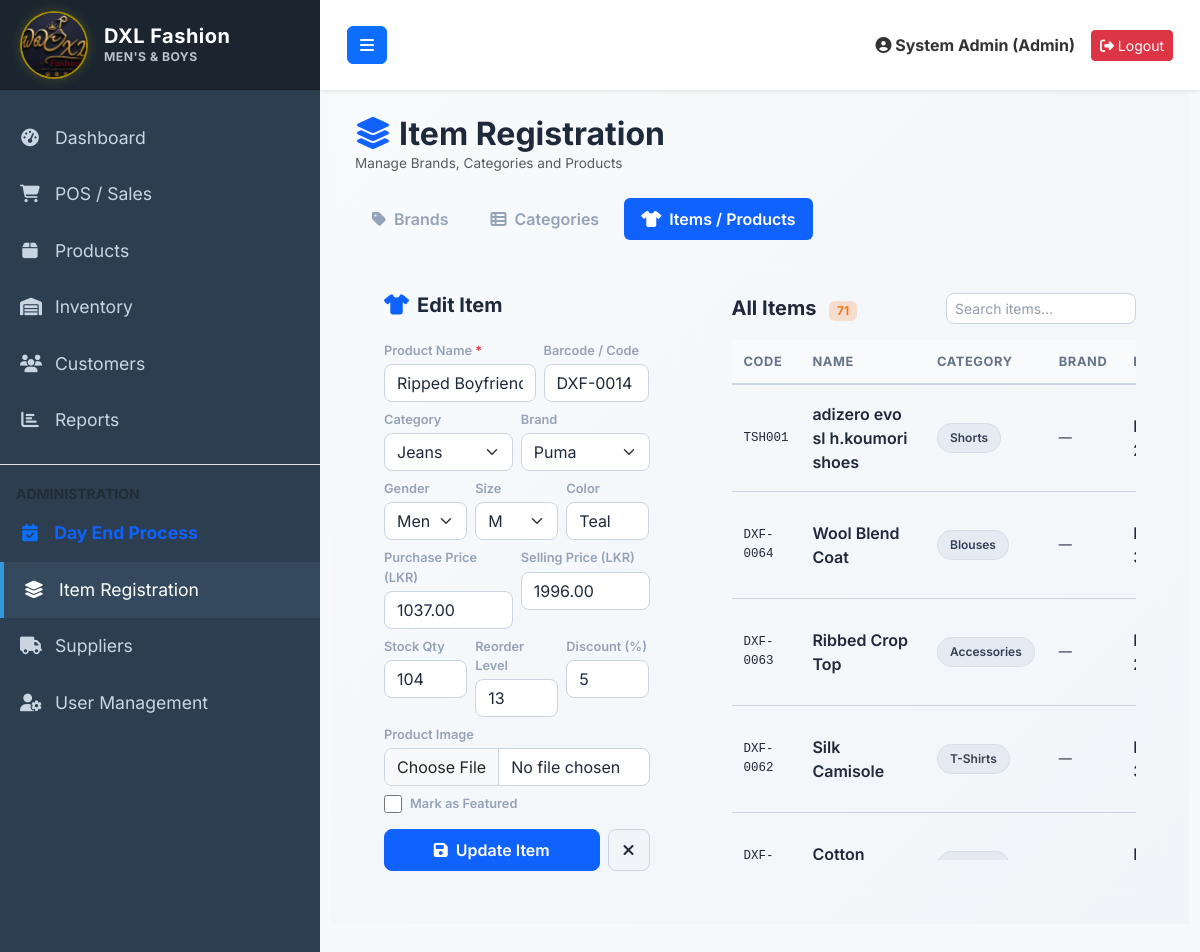
The app's page /item_registration.php?tab=items&edit_item=23 (signed in), older data.
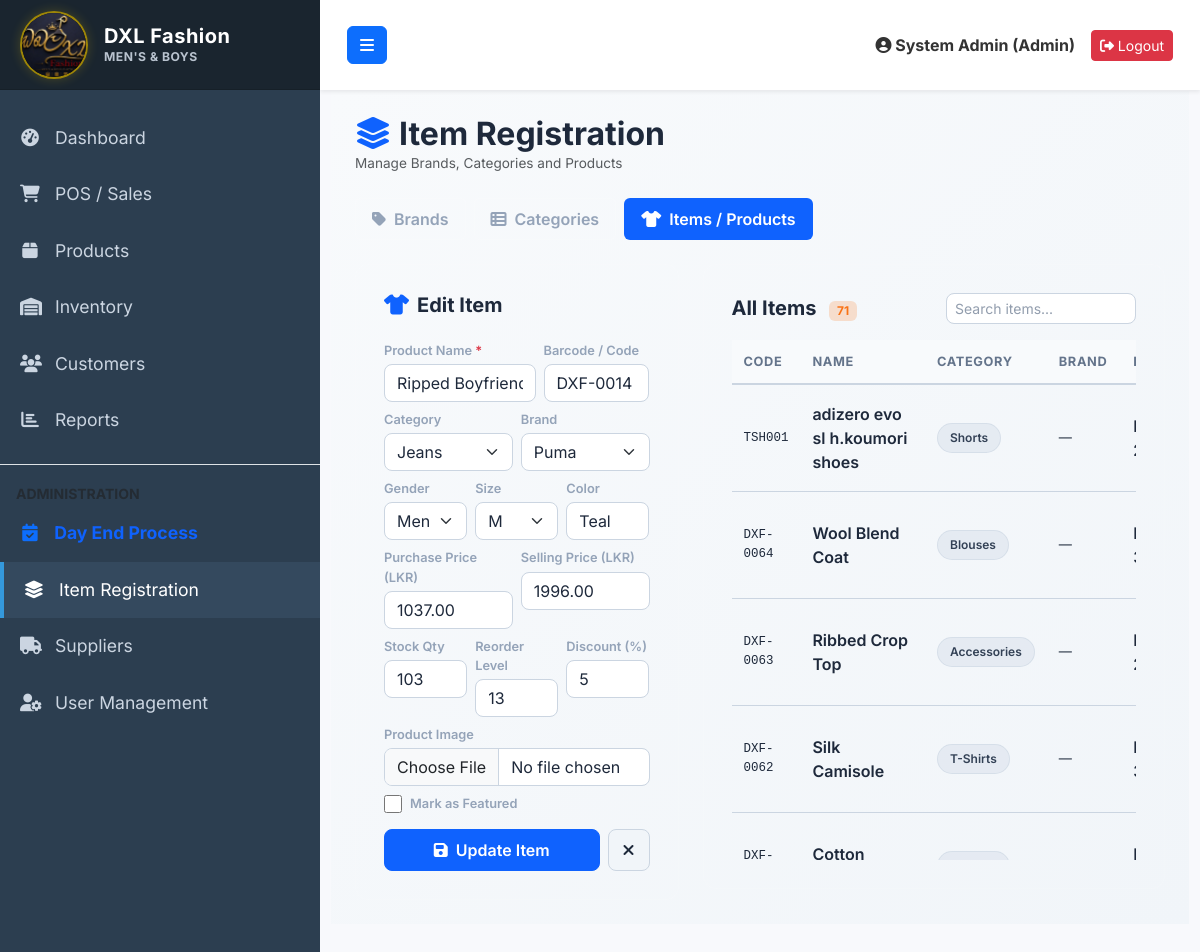
The same page, newer data.
### tables this page shows
CREATE TABLE `products` (
  `id` int(11) NOT NULL AUTO_INCREMENT,
  `category_id` int(11) DEFAULT NULL,
  `brand_id` int(11) DEFAULT NULL,
  `product_name` varchar(255) NOT NULL,
  `barcode` varchar(100) DEFAULT NULL,
  `size` varchar(10) DEFAULT NULL,
  `gender` varchar(20) DEFAULT 'Unisex',
  `color` varchar(50) DEFAULT NULL,
  `purchase_price` decimal(10,2) NOT NULL DEFAULT 0.00,
  `selling_price` decimal(10,2) NOT NULL DEFAULT 0.00,
  `discount_percent` int(11) DEFAULT 0,
  `stock_quantity` int(11) NOT NULL DEFAULT 0,
  `is_featured` tinyint(1) DEFAULT 0,
  `reorder_level` int(11) NOT NULL DEFAULT 5,
  `image` varchar(255) DEFAULT 'default.png',
  `created_at` timestamp NOT NULL DEFAULT current_timestamp(),
  PRIMARY KEY (`id`),
  UNIQUE KEY `barcode` (`barcode`),
  KEY `category_id` (`category_id`),
  KEY `brand_id` (`brand_id`),
  CONSTRAINT `fk_prod_brand` FOREIGN KEY (`brand_id`) REFERENCES `brands` (`id`) ON DELETE SET NULL,
  CONSTRAINT `fk_prod_cat` FOREIGN KEY (`category_id`) REFERENCES `categories` (`id`) ON DELETE SET NULL
);

CREATE TABLE `categories` (
  `id` int(11) NOT NULL AUTO_INCREMENT,
  `category_name` varchar(100) NOT NULL,
  `created_at` timestamp NOT NULL DEFAULT current_timestamp(),
  PRIMARY KEY (`id`)
);

CREATE TABLE `brands` (
  `id` int(11) NOT NULL AUTO_INCREMENT,
  `brand_name` varchar(100) NOT NULL,
  `created_at` timestamp NOT NULL DEFAULT current_timestamp(),
  PRIMARY KEY (`id`)
);

### item_registration.php (the view, shortened to what the changed rows need)
<?php
require_once 'config/database.php';
$brands     = $pdo->query("SELECT * FROM brands ORDER BY brand_name")->fetchAll();
$categories = $pdo->query("SELECT * FROM categories ORDER BY category_name")->fetchAll();
$products   = $pdo->query("SELECT p.*, c.category_name, b.brand_name FROM products p LEFT JOIN categories c ON p.category_id=c.id LEFT JOIN brands b ON p.brand_id=b.id ORDER BY p.id DESC")->fetchAll();
$active_tab = $_GET['tab'] ?? 'brands';
$edit_brand    = null; $edit_category = null; $edit_item = null;
if (isset($_GET['edit_item']))     $edit_item     = $pdo->query("SELECT * FROM products WHERE id=".(int)$_GET['edit_item'])->fetch();
if ($edit_item) $active_tab = 'items';
require_once 'includes/header.php';
?>
<div class="premium-dark-page" style="margin:-24px;padding:24px;">
<div class="row align-items-center mb-4">
    <div class="col">
        <h2 class="fw-bold text-white m-0"><i class="fas fa-layer-group me-2" style="color:var(--primary-orange)"></i>Item Registration</h2>
    </div>
</div>
<?php if ($active_tab === 'items'): ?>
<div class="row g-4">
    <div class="col-lg-5">
        <div class="reg-card">
            <h5 class="text-white fw-bold mb-4"><i class="fas fa-tshirt me-2" style="color:var(--primary-orange)"></i><?= $edit_item ? 'Edit Item' : 'Register New Item' ?></h5>
            <form method="POST" enctype="multipart/form-data">
                <div class="row g-2 mb-2">
                    <div class="col-7">
                        <label class="form-label-sm">Product Name <span class="text-danger">*</span></label>
                        <input type="text" name="product_name" class="form-control" required value="<?= htmlspecialchars($edit_item['product_name'] ?? '') ?>">
                    </div>
                    <div class="col-5">
                        <label class="form-label-sm">Barcode / Code</label>
                        <input type="text" name="barcode" class="form-control" value="<?= htmlspecialchars($edit_item['barcode'] ?? '') ?>">
                    </div>
                </div>
                <div class="row g-2 mb-2">
                    <div class="col-6">
                        <label class="form-label-sm">Category</label>
                        <select name="category_id" class="form-select">
                            <?php foreach($categories as $c): ?>
                            <option value="<?= $c['id'] ?>" <?= (($edit_item['category_id']??'')==$c['id'])?'selected':'' ?>><?= htmlspecialchars($c['category_name']) ?></option>
                            <?php endforeach; ?>
                        </select>
                    </div>
                    <div class="col-6">
                        <label class="form-label-sm">Brand</label>
                        <select name="brand_id" class="form-select">
                            <?php foreach($brands as $b): ?>
                            <option value="<?= $b['id'] ?>" <?= (($edit_item['brand_id']??'')==$b['id'])?'selected':'' ?>><?= htmlspecialchars($b['brand_name']) ?></option>
                            <?php endforeach; ?>
                        </select>
                    </div>
                </div>
                <div class="row g-2 mb-2">
                    <div class="col-4">
                        <label class="form-label-sm">Gender</label>
                        <select name="gender" class="form-select">
                            <option value="Men's" <?= (($edit_item['gender']??'')==="Men's")?'selected':'' ?>>Men's</option>
                        </select>
                    </div>
                    <div class="col-4">
                        <label class="form-label-sm">Size</label>
                        <select name="size" class="form-select">
                            <?php foreach(['S','M','L','XL','XXL'] as $sz): ?>
                            <option value="<?= $sz ?>" <?= (($edit_item['size']??'')===$sz)?'selected':'' ?>><?= $sz ?></option>
                            <?php endforeach; ?>
                        </select>
                    </div>
                    <div class="col-4">
                        <label class="form-label-sm">Color</label>
                        <input type="text" name="color" class="form-control" value="<?= htmlspecialchars($edit_item['color'] ?? '') ?>">
                    </div>
                </div>
                <div class="row g-2 mb-2">
                    <div class="col-6">
                        <label class="form-label-sm">Purchase Price (LKR)</label>
                        <input type="number" step="0.01" name="purchase_price" class="form-control" value="<?= $edit_item['purchase_price'] ?? 0 ?>" required>
                    </div>
                    <div class="col-6">
                        <label class="form-label-sm">Selling Price (LKR)</label>
                        <input type="number" step="0.01" name="selling_price" class="form-control" value="<?= $edit_item['selling_price'] ?? 0 ?>" required>
                    </div>
                </div>
                <div class="row g-2 mb-2">
                    <div class="col-4">
                        <label class="form-label-sm">Stock Qty</label>
                        <input type="number" name="stock_quantity" class="form-control" value="<?= $edit_item['stock_quantity'] ?? 0 ?>" required>
                    </div>
                    <div class="col-4">
                        <label class="form-label-sm">Reorder Level</label>
                        <input type="number" name="reorder_level" class="form-control" value="<?= $edit_item['reorder_level'] ?? 5 ?>" required>
                    </div>
                    <div class="col-4">
                        <label class="form-label-sm">Discount (%)</label>
                        <input type="number" name="discount_percent" class="form-control" value="<?= $edit_item['discount_percent'] ?? 0 ?>" min="0" max="100">
                    </div>
                </div>
                <div class="mb-2">
                    <label class="form-label-sm">Product Image</label>
                    <input type="file" name="image" class="form-control" accept="image/*">
                </div>
                <div class="mb-3 d-flex align-items-center gap-2">
                    <input type="checkbox" name="is_featured" id="is_featured" class="premium-custom-checkbox" <?= ($edit_item['is_featured']??0)?'checked':'' ?>>
                    <label for="is_featured" class="form-label-sm m-0" style="cursor:pointer;">Mark as Featured</label>
                </div>
                <div class="d-flex gap-2">
                    <button type="submit" name="save_item" class="btn btn-orange-premium flex-grow-1">
                        <i class="fas fa-save me-1"></i> <?= $edit_item ? 'Update Item' : 'Register Item' ?>
                    </button>
                    <?php if ($edit_item): ?>
                    <a href="?tab=items" class="btn btn-dark-premium"><i class="fas fa-times"></i></a>
                    <?php endif; ?>
                </div>
            </form>
        </div>
    </div>
    <div class="col-lg-7">
        <div class="reg-card">
            <div class="d-flex align-items-center justify-content-between mb-3">
                <h5 class="text-white fw-bold m-0">All Items <span class="badge ms-2" style="background:rgba(249,115,22,.2);color:#f97316;font-size:.75rem;"><?= count($products) ?></span></h5>
                <input type="text" class="form-control form-control-sm" placeholder="Search items..." onkeyup="filterTbl('tblItems',this.value)" style="width:190px!important;">
            </div>
            <div class="table-responsive" style="max-height:520px;overflow-y:auto;">
                <table class="table reg-table m-0" id="tblItems">
                    <thead style="position:sticky;top:0;z-index:2;">
                        <tr><th>Code</th><th>Name</th><th>Category</th><th>Brand</th><th>Price</th><th>Stock</th><th class="text-center">Actions</th></tr>
                    </thead>
                    <tbody>
                    <?php foreach($products as $p): ?>
                    <tr>
                        <td class="font-monospace" style="font-size:.78rem;color:#94a3b8;"><?= htmlspecialchars($p['barcode'] ?: 'PRD-'.str_pad($p['id'],3,'0',STR_PAD_LEFT)) ?></td>
                        <td class="fw-semibold text-white"><?= htmlspecialchars($p['product_name']) ?></td>
                        <td><span class="badge-category-pill"><?= htmlspecialchars($p['category_name'] ?? '—') ?></span></td>
                        <td style="font-size:.82rem;"><?= htmlspecialchars($p['brand_name'] ?? '—') ?></td>
                        <td class="text-warning fw-semibold">LKR <?= number_format($p['selling_price'],2) ?></td>
                    </tr>
                    <?php endforeach; ?>
                    </tbody>
                </table>
            </div>
        </div>
    </div>
</div>
<?php endif; ?>
</div>
<?php require_once 'includes/footer.php'; ?>

Row changes from the older to the newer data that the page shows:
changed products "Ripped Boyfriend Jeans": stock_quantity "104" → "103"
